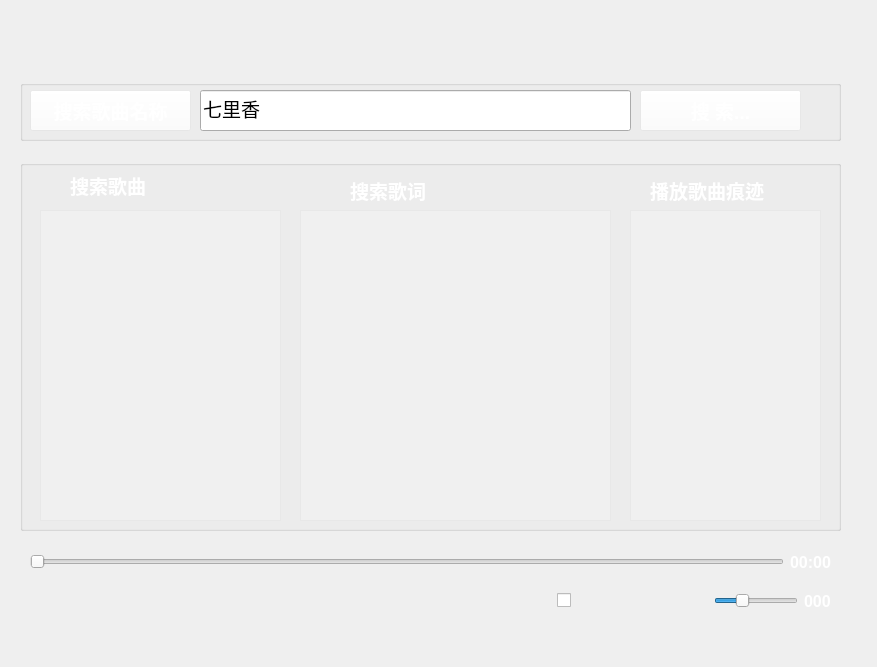
<?xml version="1.0" encoding="UTF-8"?>
<ui version="4.0">
 <class>Main_Widget</class>
 <widget class="QWidget" name="Main_Widget">
  <property name="geometry">
   <rect>
    <x>0</x>
    <y>0</y>
    <width>877</width>
    <height>667</height>
   </rect>
  </property>
  <property name="windowTitle">
   <string>Widget</string>
  </property>
  <property name="windowIcon">
   <iconset resource="res.qrc">
    <normaloff>:/icons/Images/player.png</normaloff>:/icons/Images/player.png</iconset>
  </property>
  <widget class="QGroupBox" name="groupBox">
   <property name="geometry">
    <rect>
     <x>20</x>
     <y>80</y>
     <width>821</width>
     <height>61</height>
    </rect>
   </property>
   <property name="title">
    <string/>
   </property>
   <widget class="QPushButton" name="pushButton_Search">
    <property name="geometry">
     <rect>
      <x>620</x>
      <y>10</y>
      <width>161</width>
      <height>41</height>
     </rect>
    </property>
    <property name="font">
     <font>
      <family>Arial</family>
      <pointsize>14</pointsize>
      <bold>true</bold>
     </font>
    </property>
    <property name="styleSheet">
     <string notr="true">color: rgb(255, 255, 255);
background-color: rgba(255, 255, 255, 50);</string>
    </property>
    <property name="text">
     <string>搜 索...</string>
    </property>
   </widget>
  </widget>
  <widget class="QWidget" name="layoutWidget">
   <property name="geometry">
    <rect>
     <x>30</x>
     <y>580</y>
     <width>801</width>
     <height>42</height>
    </rect>
   </property>
   <layout class="QHBoxLayout" name="horizontalLayout_3">
    <item>
     <widget class="QPushButton" name="pushButton_Front">
      <property name="cursor">
       <cursorShape>PointingHandCursor</cursorShape>
      </property>
      <property name="toolTip">
       <string>上一曲</string>
      </property>
      <property name="styleSheet">
       <string notr="true">QPushButton
{
background-repeat:no-repeat;
background-position:center center;
border:none;
}
QPushButton:hover{
background-repeat:no-repeat;
background-position:center center;
}
QPushButton:pressed{
background-repeat:no-repeat;
background-position:center center;
}
</string>
      </property>
      <property name="text">
       <string/>
      </property>
      <property name="icon">
       <iconset resource="res.qrc">
        <normaloff>:/icons/Images/pre-hover.png</normaloff>:/icons/Images/pre-hover.png</iconset>
      </property>
      <property name="iconSize">
       <size>
        <width>32</width>
        <height>32</height>
       </size>
      </property>
     </widget>
    </item>
    <item>
     <spacer name="horizontalSpacer_7">
      <property name="orientation">
       <enum>Qt::Orientation::Horizontal</enum>
      </property>
      <property name="sizeHint" stdset="0">
       <size>
        <width>40</width>
        <height>20</height>
       </size>
      </property>
     </spacer>
    </item>
    <item>
     <spacer name="horizontalSpacer_6">
      <property name="orientation">
       <enum>Qt::Orientation::Horizontal</enum>
      </property>
      <property name="sizeHint" stdset="0">
       <size>
        <width>40</width>
        <height>20</height>
       </size>
      </property>
     </spacer>
    </item>
    <item>
     <widget class="QPushButton" name="pushButton_Playpause">
      <property name="cursor">
       <cursorShape>PointingHandCursor</cursorShape>
      </property>
      <property name="toolTip">
       <string>播放|暂停</string>
      </property>
      <property name="styleSheet">
       <string notr="true">QPushButton
{
background-repeat:no-repeat;
background-position:center center;
border:none;
}
QPushButton:hover{
background-repeat:no-repeat;
background-position:center center;
}
QPushButton:pressed{
background-repeat:no-repeat;
background-position:center center;
}
</string>
      </property>
      <property name="text">
       <string/>
      </property>
      <property name="icon">
       <iconset resource="res.qrc">
        <normaloff>:/icons/Images/pause.png</normaloff>
        <normalon>:/icons/Images/pase-hover.png</normalon>:/icons/Images/pause.png</iconset>
      </property>
      <property name="iconSize">
       <size>
        <width>32</width>
        <height>32</height>
       </size>
      </property>
     </widget>
    </item>
    <item>
     <spacer name="horizontalSpacer_8">
      <property name="orientation">
       <enum>Qt::Orientation::Horizontal</enum>
      </property>
      <property name="sizeHint" stdset="0">
       <size>
        <width>40</width>
        <height>20</height>
       </size>
      </property>
     </spacer>
    </item>
    <item>
     <spacer name="horizontalSpacer_5">
      <property name="orientation">
       <enum>Qt::Orientation::Horizontal</enum>
      </property>
      <property name="sizeHint" stdset="0">
       <size>
        <width>40</width>
        <height>20</height>
       </size>
      </property>
     </spacer>
    </item>
    <item>
     <widget class="QPushButton" name="pushButton_Next">
      <property name="cursor">
       <cursorShape>PointingHandCursor</cursorShape>
      </property>
      <property name="toolTip">
       <string>下一曲</string>
      </property>
      <property name="styleSheet">
       <string notr="true">QPushButton
{
background-repeat:no-repeat;
background-position:center center;
border:none;
}
QPushButton:hover{
background-repeat:no-repeat;
background-position:center center;
}
QPushButton:pressed{
background-repeat:no-repeat;
background-position:center center;
}
</string>
      </property>
      <property name="text">
       <string/>
      </property>
      <property name="icon">
       <iconset resource="res.qrc">
        <normaloff>:/icons/Images/next-hover.png</normaloff>:/icons/Images/next-hover.png</iconset>
      </property>
      <property name="iconSize">
       <size>
        <width>32</width>
        <height>32</height>
       </size>
      </property>
     </widget>
    </item>
    <item>
     <spacer name="horizontalSpacer_4">
      <property name="orientation">
       <enum>Qt::Orientation::Horizontal</enum>
      </property>
      <property name="sizeHint" stdset="0">
       <size>
        <width>40</width>
        <height>20</height>
       </size>
      </property>
     </spacer>
    </item>
    <item>
     <spacer name="horizontalSpacer_3">
      <property name="orientation">
       <enum>Qt::Orientation::Horizontal</enum>
      </property>
      <property name="sizeHint" stdset="0">
       <size>
        <width>40</width>
        <height>20</height>
       </size>
      </property>
     </spacer>
    </item>
    <item>
     <widget class="QCheckBox" name="loopbox">
      <property name="cursor">
       <cursorShape>PointingHandCursor</cursorShape>
      </property>
      <property name="contextMenuPolicy">
       <enum>Qt::ContextMenuPolicy::DefaultContextMenu</enum>
      </property>
      <property name="styleSheet">
       <string notr="true">QPushButton
{
background-repeat:no-repeat;
background-position:center center;
border:none;
}
QPushButton:hover{
background-repeat:no-repeat;
background-position:center center;
}
QPushButton:pressed{
background-repeat:no-repeat;
background-position:center center;
}
</string>
      </property>
      <property name="text">
       <string/>
      </property>
      <property name="icon">
       <iconset resource="res.qrc">
        <normaloff>:/icons/Images/loop-hover.png</normaloff>:/icons/Images/loop-hover.png</iconset>
      </property>
      <property name="iconSize">
       <size>
        <width>20</width>
        <height>20</height>
       </size>
      </property>
      <property name="checkable">
       <bool>true</bool>
      </property>
      <property name="checked">
       <bool>false</bool>
      </property>
     </widget>
    </item>
    <item>
     <spacer name="horizontalSpacer_2">
      <property name="orientation">
       <enum>Qt::Orientation::Horizontal</enum>
      </property>
      <property name="sizeHint" stdset="0">
       <size>
        <width>40</width>
        <height>20</height>
       </size>
      </property>
     </spacer>
    </item>
    <item>
     <spacer name="horizontalSpacer">
      <property name="orientation">
       <enum>Qt::Orientation::Horizontal</enum>
      </property>
      <property name="sizeHint" stdset="0">
       <size>
        <width>40</width>
        <height>20</height>
       </size>
      </property>
     </spacer>
    </item>
    <item>
     <widget class="QSlider" name="VopSlider">
      <property name="cursor">
       <cursorShape>PointingHandCursor</cursorShape>
      </property>
      <property name="maximum">
       <number>100</number>
      </property>
      <property name="value">
       <number>30</number>
      </property>
      <property name="orientation">
       <enum>Qt::Orientation::Horizontal</enum>
      </property>
     </widget>
    </item>
    <item>
     <widget class="QLabel" name="label_Vop">
      <property name="font">
       <font>
        <family>Arial</family>
        <pointsize>12</pointsize>
        <bold>true</bold>
       </font>
      </property>
      <property name="styleSheet">
       <string notr="true">color:rgb(255, 255, 255);</string>
      </property>
      <property name="text">
       <string>000</string>
      </property>
     </widget>
    </item>
   </layout>
  </widget>
  <widget class="QLineEdit" name="lineEdit_Search">
   <property name="geometry">
    <rect>
     <x>200</x>
     <y>90</y>
     <width>431</width>
     <height>41</height>
    </rect>
   </property>
   <property name="font">
    <font>
     <family>新宋体</family>
     <pointsize>14</pointsize>
     <bold>false</bold>
    </font>
   </property>
   <property name="text">
    <string>七里香</string>
   </property>
  </widget>
  <widget class="QPushButton" name="pushButton_Name">
   <property name="geometry">
    <rect>
     <x>30</x>
     <y>90</y>
     <width>161</width>
     <height>41</height>
    </rect>
   </property>
   <property name="font">
    <font>
     <family>Arial</family>
     <pointsize>14</pointsize>
     <bold>true</bold>
    </font>
   </property>
   <property name="styleSheet">
    <string notr="true">color: rgb(255, 255, 255);
background-color: rgba(255, 255, 255, 50);</string>
   </property>
   <property name="text">
    <string>搜索歌曲名称</string>
   </property>
  </widget>
  <widget class="QWidget" name="layoutWidget_2">
   <property name="geometry">
    <rect>
     <x>30</x>
     <y>550</y>
     <width>801</width>
     <height>24</height>
    </rect>
   </property>
   <layout class="QHBoxLayout" name="horizontalLayout_2">
    <item>
     <widget class="QSlider" name="progressSlider">
      <property name="cursor">
       <cursorShape>PointingHandCursor</cursorShape>
      </property>
      <property name="maximum">
       <number>100</number>
      </property>
      <property name="orientation">
       <enum>Qt::Orientation::Horizontal</enum>
      </property>
     </widget>
    </item>
    <item>
     <widget class="QLabel" name="label_Time">
      <property name="font">
       <font>
        <family>Arial</family>
        <pointsize>12</pointsize>
        <bold>true</bold>
       </font>
      </property>
      <property name="styleSheet">
       <string notr="true">color:rgb(255, 255, 255);</string>
      </property>
      <property name="text">
       <string>00:00</string>
      </property>
     </widget>
    </item>
   </layout>
  </widget>
  <widget class="QGroupBox" name="groupBox_2">
   <property name="geometry">
    <rect>
     <x>20</x>
     <y>160</y>
     <width>821</width>
     <height>371</height>
    </rect>
   </property>
   <property name="title">
    <string/>
   </property>
   <widget class="QListWidget" name="listWidget_Search">
    <property name="geometry">
     <rect>
      <x>20</x>
      <y>50</y>
      <width>241</width>
      <height>311</height>
     </rect>
    </property>
    <property name="styleSheet">
     <string notr="true">color: rgb(255, 255, 255);
background-color: rgba(255, 255, 255, 50);</string>
    </property>
   </widget>
   <widget class="QLabel" name="label">
    <property name="geometry">
     <rect>
      <x>50</x>
      <y>15</y>
      <width>121</width>
      <height>21</height>
     </rect>
    </property>
    <property name="font">
     <font>
      <pointsize>14</pointsize>
      <bold>true</bold>
     </font>
    </property>
    <property name="styleSheet">
     <string notr="true">color:rgb(255, 255, 255);</string>
    </property>
    <property name="text">
     <string>搜索歌曲</string>
    </property>
   </widget>
   <widget class="QTextBrowser" name="textBrowser_Lyric">
    <property name="geometry">
     <rect>
      <x>280</x>
      <y>50</y>
      <width>311</width>
      <height>311</height>
     </rect>
    </property>
    <property name="styleSheet">
     <string notr="true">color: rgb(255, 255, 255);
background-color: rgba(255, 255, 255, 50);</string>
    </property>
   </widget>
   <widget class="QListWidget" name="listWidget_History">
    <property name="geometry">
     <rect>
      <x>610</x>
      <y>50</y>
      <width>191</width>
      <height>311</height>
     </rect>
    </property>
    <property name="styleSheet">
     <string notr="true">color: rgb(255, 255, 255);
background-color: rgba(255, 255, 255, 50);</string>
    </property>
   </widget>
   <widget class="QLabel" name="label_2">
    <property name="geometry">
     <rect>
      <x>330</x>
      <y>20</y>
      <width>121</width>
      <height>21</height>
     </rect>
    </property>
    <property name="font">
     <font>
      <pointsize>14</pointsize>
      <bold>true</bold>
     </font>
    </property>
    <property name="styleSheet">
     <string notr="true">color:rgb(255, 255, 255);</string>
    </property>
    <property name="text">
     <string>搜索歌词</string>
    </property>
   </widget>
   <widget class="QLabel" name="label_3">
    <property name="geometry">
     <rect>
      <x>630</x>
      <y>20</y>
      <width>121</width>
      <height>21</height>
     </rect>
    </property>
    <property name="font">
     <font>
      <pointsize>14</pointsize>
      <bold>true</bold>
     </font>
    </property>
    <property name="styleSheet">
     <string notr="true">color:rgb(255, 255, 255);</string>
    </property>
    <property name="text">
     <string>播放歌曲痕迹</string>
    </property>
   </widget>
  </widget>
  <widget class="QWidget" name="">
   <property name="geometry">
    <rect>
     <x>680</x>
     <y>20</y>
     <width>172</width>
     <height>42</height>
    </rect>
   </property>
   <layout class="QHBoxLayout" name="horizontalLayout">
    <item>
     <widget class="QPushButton" name="pushButton_About">
      <property name="cursor">
       <cursorShape>PointingHandCursor</cursorShape>
      </property>
      <property name="styleSheet">
       <string notr="true">QPushButton
{
border-radius:0px;
background-repeat:no-repeat;
border:none;
background-position:center center;

}
QPushButton:hover{

background-color: rgba(230,0,0,0.5);
}
QPushButton:pressed{
background-color: rgba(95, 95, 95,100);
border-color:rgba(255,255,255,30);
border-style:inset;
color:rgba(0,0,0,100);

}
</string>
      </property>
      <property name="text">
       <string/>
      </property>
      <property name="icon">
       <iconset resource="res.qrc">
        <normaloff>:/icons/Images/about.png</normaloff>:/icons/Images/about.png</iconset>
      </property>
      <property name="iconSize">
       <size>
        <width>32</width>
        <height>32</height>
       </size>
      </property>
     </widget>
    </item>
    <item>
     <widget class="QPushButton" name="pushButton_Skin">
      <property name="cursor">
       <cursorShape>PointingHandCursor</cursorShape>
      </property>
      <property name="styleSheet">
       <string notr="true">QPushButton
{
border-radius:0px;
background-repeat:no-repeat;
border:none;
background-position:center center;

}
QPushButton:hover{

background-color: rgba(230,0,0,0.5);
}
QPushButton:pressed{
background-color: rgba(95, 95, 95,100);
border-color:rgba(255,255,255,30);
border-style:inset;
color:rgba(0,0,0,100);

}
</string>
      </property>
      <property name="text">
       <string/>
      </property>
      <property name="icon">
       <iconset resource="res.qrc">
        <normaloff>:/icons/Images/skin.png</normaloff>:/icons/Images/skin.png</iconset>
      </property>
      <property name="iconSize">
       <size>
        <width>32</width>
        <height>32</height>
       </size>
      </property>
     </widget>
    </item>
    <item>
     <widget class="QPushButton" name="pushButton_Min">
      <property name="styleSheet">
       <string notr="true">QPushButton
{
border-radius:0px;
background-repeat:no-repeat;
border:none;
background-position:center center;

}
QPushButton:hover{

background-color: rgba(230,0,0,0.5);
}
QPushButton:pressed{
background-color: rgba(95, 95, 95,100);
border-color:rgba(255,255,255,30);
border-style:inset;
color:rgba(0,0,0,100);

}
</string>
      </property>
      <property name="text">
       <string/>
      </property>
      <property name="icon">
       <iconset resource="res.qrc">
        <normaloff>:/icons/Images/min.png</normaloff>:/icons/Images/min.png</iconset>
      </property>
      <property name="iconSize">
       <size>
        <width>32</width>
        <height>32</height>
       </size>
      </property>
     </widget>
    </item>
    <item>
     <widget class="QPushButton" name="pushButton_Close">
      <property name="cursor">
       <cursorShape>PointingHandCursor</cursorShape>
      </property>
      <property name="styleSheet">
       <string notr="true">QPushButton
{
border-radius:0px;
background-repeat:no-repeat;
border:none;
background-position:center center;

}
QPushButton:hover{

background-color: rgba(230,0,0,0.5);
}
QPushButton:pressed{
background-color: rgba(95, 95, 95,100);
border-color:rgba(255,255,255,30);
border-style:inset;
color:rgba(0,0,0,100);

}
</string>
      </property>
      <property name="text">
       <string/>
      </property>
      <property name="icon">
       <iconset resource="res.qrc">
        <normaloff>:/icons/Images/quit.png</normaloff>:/icons/Images/quit.png</iconset>
      </property>
      <property name="iconSize">
       <size>
        <width>32</width>
        <height>32</height>
       </size>
      </property>
     </widget>
    </item>
   </layout>
  </widget>
 </widget>
 <resources>
  <include location="res.qrc"/>
 </resources>
 <connections>
  <connection>
   <sender>pushButton_Close</sender>
   <signal>clicked()</signal>
   <receiver>Main_Widget</receiver>
   <slot>close()</slot>
   <hints>
    <hint type="sourcelabel">
     <x>822</x>
     <y>40</y>
    </hint>
    <hint type="destinationlabel">
     <x>459</x>
     <y>350</y>
    </hint>
   </hints>
  </connection>
 </connections>
</ui>
